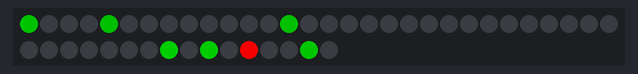
The sketch below on a simulated Arduino Uno, built with avr-gcc and run on an emulated ATmega328P. On the bench: 46 RGB LEDs in strip order, left to right, continuing on the next row. Random numbers use the default seed unless the sketch sets one.

Above: at 3.45 s.
At 6.16 s:
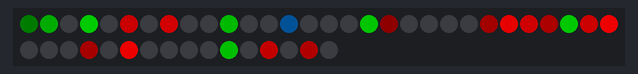
At 11.29 s:
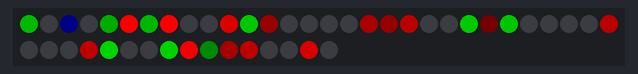
At 21.36 s:
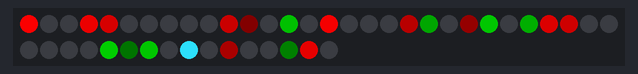
At 30.82 s:
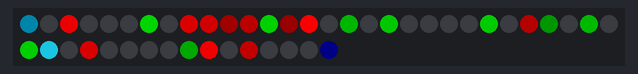
At 39.67 s:
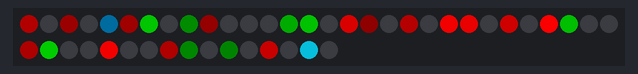

The sketch:

modes.ino
```cpp
#include "FastLED.h"

#define POT_PIN A0

#define LED_PIN 6
#define NUM_LEDS 46
#define BRIGHTNESS  255
#define LED_TYPE    WS2811
#define COLOR_ORDER RGB
CRGB leds[NUM_LEDS];

#define UPDATES_PER_SECOND 200

extern CRGBPalette16 halloween_palette;
extern const TProgmemPalette16 halloween_palette_p PROGMEM;

const CRGB purple = CHSV(HUE_PURPLE, 255, 255);
const TProgmemPalette16 halloween_palette_p PROGMEM = {
    CRGB::DarkOrchid,
    CRGB::Black,
    CRGB::DarkOrange,
    CRGB::Black,
    CRGB::DarkOrchid,
    CRGB::Black,
    CRGB::DarkOrange,
    CRGB::Black,
    CRGB::DarkOrchid,
    CRGB::Black,
    CRGB::DarkOrange,
    CRGB::Black,
    CRGB::DarkOrchid,
    CRGB::Black,
    CRGB::DarkOrange,
    CRGB::Black
};


const CRGB green = CHSV(HUE_PURPLE, 255, 255);
const CRGB red = CHSV(HUE_PURPLE, 255, 255);
const TProgmemPalette16 christmas_palette_p PROGMEM = {
    CRGB::Green,
    CRGB::Red,
    CRGB::Green,
    CRGB::Red,
    CRGB::Green,
    CRGB::Red,
    CRGB::Green,
    CRGB::Red,
    CRGB::Green,
    CRGB::Red,
    CRGB::Green,
    CRGB::Red,
    CRGB::Green,
    CRGB::Red,
    CRGB::Green,
    CRGB::Red
};

void setup() {
  delay( 3000 ); // power-up safety delay
  FastLED.addLeds<LED_TYPE, LED_PIN, COLOR_ORDER>(leds, NUM_LEDS).setCorrection(
      TypicalLEDStrip);
  FastLED.setBrightness(BRIGHTNESS);

  CRGB purple = CHSV(HUE_PURPLE, 255, 255);
  CRGB orange = CRGB::DarkOrange;
}

void loop() {
  static uint8_t start_index = 0;
  ++start_index;

  static const uint8_t DotsPerUpdate = 8;
  fadeToBlackBy(leds, NUM_LEDS, 1);
  EVERY_N_MILLISECONDS(200) {
    for(uint8_t i; i < DotsPerUpdate; ++i) {
      confetti(christmas_palette_p, NOBLEND, start_index);
    }
    addGlitter(80);
  }
  FastLED.show();
  FastLED.delay(1000 / UPDATES_PER_SECOND);
}

// Double Swing
//void loop() {
//  static uint8_t start_index = 0;
//  ++start_index;
//
//  fadeToBlackBy(leds, NUM_LEDS, 20);
//  int pos = beatsin8(13, 0, NUM_LEDS - 1);
//  leds[pos] = CHSV(HUE_PURPLE, 255, 255);
//  leds[NUM_LEDS - pos - 1] = CRGB::DarkOrange;
//  FastLED.show();
//  FastLED.delay(1000 / UPDATES_PER_SECOND);
//}

void confetti(
      const CRGBPalette16& palette, const TBlendType& blending, uint8_t color_index){
  uint8_t brightness = 255;
  fadeToBlackBy(leds, NUM_LEDS, 10);
  int pos = random16(NUM_LEDS);
  leds[pos] = ColorFromPalette(palette, random8(), brightness, blending);
}

void addGlitter(fract8 chanceOfGlitter)
{
  if( random8() < chanceOfGlitter) {
    leds[ random16(NUM_LEDS) ] = CRGB(56, 228, 255);
  }
}

void fillLEDsFromPaletteColors(
      const CRGBPalette16& palette, const TBlendType& blending, uint8_t color_index){
    uint8_t brightness = 255;

    for( int i = 0; i < NUM_LEDS; i++) {
        leds[i] = ColorFromPalette(palette, color_index, brightness, blending);
        color_index += 3;
    }
}

unsigned int pot_select(const unsigned int pot_pin,
                        const unsigned int maximum,
                        const unsigned int minimum) {
  const unsigned max_pot = 694;
  const unsigned int num_readings = 10;

  // Read pot
  unsigned int sum_pot_readings = 0;
  for (unsigned int i = 0; i < num_readings ; ++i) {
    sum_pot_readings += analogRead(pot_pin);
  }
  const float pot = sum_pot_readings / num_readings;

  return (pot / (float) max_pot) * (maximum - minimum) + minimum;
}
```
